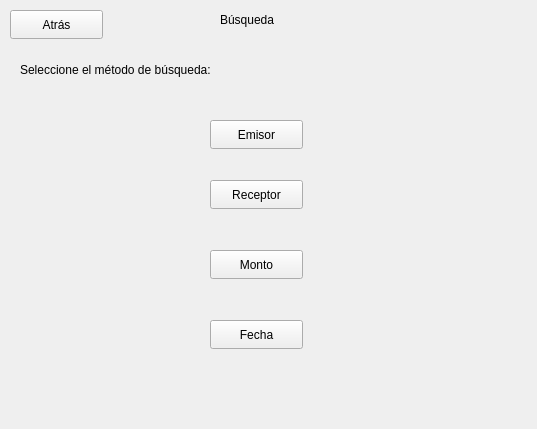
<?xml version="1.0" encoding="UTF-8"?>
<ui version="4.0">
 <class>Busqueda</class>
 <widget class="QWidget" name="Busqueda">
  <property name="geometry">
   <rect>
    <x>0</x>
    <y>0</y>
    <width>537</width>
    <height>429</height>
   </rect>
  </property>
  <property name="windowTitle">
   <string>Form</string>
  </property>
  <widget class="QLabel" name="label">
   <property name="geometry">
    <rect>
     <x>220</x>
     <y>10</y>
     <width>71</width>
     <height>20</height>
    </rect>
   </property>
   <property name="text">
    <string>Búsqueda</string>
   </property>
  </widget>
  <widget class="QLabel" name="label_2">
   <property name="geometry">
    <rect>
     <x>20</x>
     <y>60</y>
     <width>271</width>
     <height>20</height>
    </rect>
   </property>
   <property name="text">
    <string>Seleccione el método de búsqueda:</string>
   </property>
  </widget>
  <widget class="QPushButton" name="btn_emisor">
   <property name="geometry">
    <rect>
     <x>210</x>
     <y>120</y>
     <width>93</width>
     <height>29</height>
    </rect>
   </property>
   <property name="text">
    <string>Emisor</string>
   </property>
  </widget>
  <widget class="QPushButton" name="btn_receptor">
   <property name="geometry">
    <rect>
     <x>210</x>
     <y>180</y>
     <width>93</width>
     <height>29</height>
    </rect>
   </property>
   <property name="text">
    <string>Receptor</string>
   </property>
  </widget>
  <widget class="QPushButton" name="btn_monto">
   <property name="geometry">
    <rect>
     <x>210</x>
     <y>250</y>
     <width>93</width>
     <height>29</height>
    </rect>
   </property>
   <property name="text">
    <string>Monto</string>
   </property>
  </widget>
  <widget class="QPushButton" name="btn_fecha">
   <property name="geometry">
    <rect>
     <x>210</x>
     <y>320</y>
     <width>93</width>
     <height>29</height>
    </rect>
   </property>
   <property name="text">
    <string>Fecha</string>
   </property>
  </widget>
  <widget class="QPushButton" name="btn_atras">
   <property name="geometry">
    <rect>
     <x>10</x>
     <y>10</y>
     <width>93</width>
     <height>29</height>
    </rect>
   </property>
   <property name="text">
    <string>Atrás</string>
   </property>
  </widget>
 </widget>
 <resources/>
 <connections/>
</ui>
